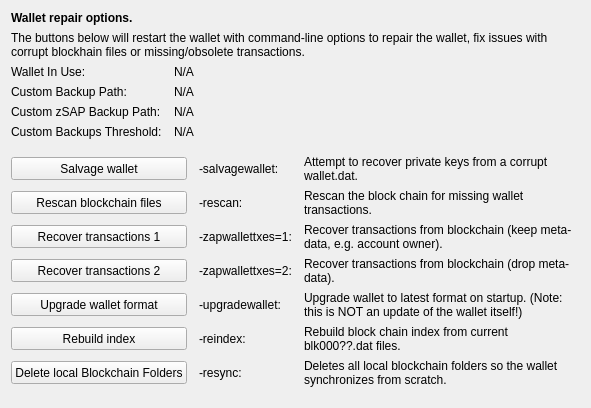
     <widget class="QWidget" name="tab_repair">
      <attribute name="title">
       <string>&amp;Wallet Repair</string>
      </attribute>
      <layout class="QGridLayout" name="gridLayout_4" columnstretch="0,0,0,0">
       <property name="horizontalSpacing">
        <number>12</number>
       </property>
       <item row="0" column="0" colspan="4">
        <widget class="QLabel" name="label_repair_header">
         <property name="font">
          <font>
           <weight>75</weight>
           <bold>true</bold>
          </font>
         </property>
         <property name="text">
          <string>Wallet repair options.</string>
         </property>
        </widget>
       </item>
       <item row="1" column="0" colspan="4">
        <widget class="QLabel" name="label_repair_helptext">
         <property name="font">
          <font>
           <weight>50</weight>
           <bold>false</bold>
          </font>
         </property>
         <property name="text">
          <string>The buttons below will restart the wallet with command-line options to repair the wallet, fix issues with corrupt blockhain files or missing/obsolete transactions.</string>
         </property>
         <property name="wordWrap">
          <bool>true</bool>
         </property>
        </widget>
       </item>
       <item row="2" column="0">
        <widget class="QLabel" name="wallet_path_label">
         <property name="text">
          <string>Wallet In Use:</string>
         </property>
        </widget>
       </item>
       <item row="2" column="1" colspan="3">
        <widget class="QLabel" name="wallet_path">
         <property name="cursor">
          <cursorShape>IBeamCursor</cursorShape>
         </property>
         <property name="text">
          <string>N/A</string>
         </property>
         <property name="textFormat">
          <enum>Qt::PlainText</enum>
         </property>
         <property name="textInteractionFlags">
          <set>Qt::LinksAccessibleByMouse|Qt::TextSelectableByKeyboard|Qt::TextSelectableByMouse</set>
         </property>
        </widget>
       </item>
       <item row="3" column="0">
        <widget class="QLabel" name="wallet_custombackuppath_label">
         <property name="text">
          <string>Custom Backup Path:</string>
         </property>
         <property name="visible">
          <bool>false</bool>
         </property>
        </widget>
       </item>
       <item row="3" column="1" colspan="3">
        <widget class="QLabel" name="wallet_custombackuppath">
         <property name="cursor">
          <cursorShape>IBeamCursor</cursorShape>
         </property>
         <property name="text">
          <string>N/A</string>
         </property>
         <property name="textFormat">
          <enum>Qt::PlainText</enum>
         </property>
         <property name="textInteractionFlags">
          <set>Qt::LinksAccessibleByMouse|Qt::TextSelectableByKeyboard|Qt::TextSelectableByMouse</set>
         </property>
         <property name="visible">
          <bool>false</bool>
         </property>
        </widget>
       </item>
       <item row="4" column="0">
        <widget class="QLabel" name="wallet_customzsapbackuppath_label">
         <property name="text">
          <string>Custom zSAP Backup Path:</string>
         </property>
         <property name="visible">
          <bool>false</bool>
         </property>
        </widget>
       </item>
       <item row="4" column="1" colspan="3">
        <widget class="QLabel" name="wallet_customzsapbackuppath">
         <property name="cursor">
          <cursorShape>IBeamCursor</cursorShape>
         </property>
         <property name="text">
          <string>N/A</string>
         </property>
         <property name="textFormat">
          <enum>Qt::PlainText</enum>
         </property>
         <property name="textInteractionFlags">
          <set>Qt::LinksAccessibleByMouse|Qt::TextSelectableByKeyboard|Qt::TextSelectableByMouse</set>
         </property>
         <property name="visible">
          <bool>false</bool>
         </property>
        </widget>
       </item>
       <item row="5" column="0">
        <widget class="QLabel" name="wallet_custombackupthreshold_label">
         <property name="text">
          <string>Custom Backups Threshold:</string>
         </property>
         <property name="visible">
          <bool>false</bool>
         </property>
        </widget>
       </item>
       <item row="5" column="1" colspan="3">
        <widget class="QLabel" name="wallet_custombackupthreshold">
         <property name="cursor">
          <cursorShape>IBeamCursor</cursorShape>
         </property>
         <property name="text">
          <string>N/A</string>
         </property>
         <property name="textFormat">
          <enum>Qt::PlainText</enum>
         </property>
         <property name="textInteractionFlags">
          <set>Qt::LinksAccessibleByMouse|Qt::TextSelectableByKeyboard|Qt::TextSelectableByMouse</set>
         </property>
         <property name="visible">
          <bool>false</bool>
         </property>
        </widget>
       </item>
       <item row="6" column="0">
        <spacer name="verticalSpacer_repair1">
         <property name="orientation">
          <enum>Qt::Vertical</enum>
         </property>
         <property name="sizeHint" stdset="0">
          <size>
           <width>10</width>
           <height>10</height>
          </size>
         </property>
        </spacer>
       </item>
       <item row="7" column="0" colspan="2">
        <widget class="QPushButton" name="btn_salvagewallet">
         <property name="minimumSize">
          <size>
           <width>100</width>
           <height>23</height>
          </size>
         </property>
         <property name="text">
          <string>Salvage wallet</string>
         </property>
        </widget>
       </item>
       <item row="7" column="2">
        <widget class="QLabel" name="label_repair_salvage_command">
         <property name="text">
          <string notr="true">-salvagewallet:</string>
         </property>
        </widget>
       </item>
       <item row="7" column="3">
        <widget class="QLabel" name="label_repair_salvage">
         <property name="text">
          <string>Attempt to recover private keys from a corrupt wallet.dat.</string>
         </property>
         <property name="wordWrap">
          <bool>true</bool>
         </property>
        </widget>
       </item>
       <item row="8" column="0" colspan="2">
        <widget class="QPushButton" name="btn_rescan">
         <property name="minimumSize">
          <size>
           <width>100</width>
           <height>23</height>
          </size>
         </property>
         <property name="text">
          <string>Rescan blockchain files</string>
         </property>
        </widget>
       </item>
       <item row="8" column="2">
        <widget class="QLabel" name="label_repair_rescan_command">
         <property name="text">
          <string notr="true">-rescan:</string>
         </property>
        </widget>
       </item>
       <item row="8" column="3">
        <widget class="QLabel" name="label_repair_rescan">
         <property name="text">
          <string>Rescan the block chain for missing wallet transactions.</string>
         </property>
         <property name="wordWrap">
          <bool>true</bool>
         </property>
        </widget>
       </item>
       <item row="9" column="0" colspan="2">
        <widget class="QPushButton" name="btn_zapwallettxes1">
         <property name="minimumSize">
          <size>
           <width>100</width>
           <height>23</height>
          </size>
         </property>
         <property name="text">
          <string>Recover transactions 1</string>
         </property>
        </widget>
       </item>
       <item row="9" column="2">
        <widget class="QLabel" name="label_repair_zap1_command">
         <property name="text">
          <string notr="true">-zapwallettxes=1:</string>
         </property>
        </widget>
       </item>
       <item row="9" column="3">
        <widget class="QLabel" name="label_repair_zap1">
         <property name="text">
          <string>Recover transactions from blockchain (keep meta-data, e.g. account owner).</string>
         </property>
         <property name="wordWrap">
          <bool>true</bool>
         </property>
        </widget>
       </item>
       <item row="10" column="0" colspan="2">
        <widget class="QPushButton" name="btn_zapwallettxes2">
         <property name="minimumSize">
          <size>
           <width>100</width>
           <height>23</height>
          </size>
         </property>
         <property name="text">
          <string>Recover transactions 2</string>
         </property>
        </widget>
       </item>
       <item row="10" column="2">
        <widget class="QLabel" name="label_repair_zap2_command">
         <property name="text">
          <string notr="true">-zapwallettxes=2:</string>
         </property>
        </widget>
       </item>
       <item row="10" column="3">
        <widget class="QLabel" name="label_repair_zap2">
         <property name="text">
          <string>Recover transactions from blockchain (drop meta-data).</string>
         </property>
         <property name="wordWrap">
          <bool>true</bool>
         </property>
        </widget>
       </item>
       <item row="11" column="0" colspan="2">
        <widget class="QPushButton" name="btn_upgradewallet">
         <property name="minimumSize">
          <size>
           <width>100</width>
           <height>23</height>
          </size>
         </property>
         <property name="text">
          <string>Upgrade wallet format</string>
         </property>
        </widget>
       </item>
       <item row="11" column="2">
        <widget class="QLabel" name="label_repair_upgrade_command">
         <property name="text">
          <string notr="true">-upgradewallet:</string>
         </property>
        </widget>
       </item>
       <item row="11" column="3">
        <widget class="QLabel" name="label_repair_upgrade">
         <property name="text">
          <string>Upgrade wallet to latest format on startup. (Note: this is NOT an update of the wallet itself!)</string>
         </property>
         <property name="wordWrap">
          <bool>true</bool>
         </property>
        </widget>
       </item>
       <item row="12" column="0" colspan="2">
        <widget class="QPushButton" name="btn_reindex">
         <property name="minimumSize">
          <size>
           <width>100</width>
           <height>23</height>
          </size>
         </property>
         <property name="text">
          <string>Rebuild index</string>
         </property>
        </widget>
       </item>
       <item row="12" column="2">
        <widget class="QLabel" name="label_repair_reindex_command">
         <property name="text">
          <string notr="true">-reindex:</string>
         </property>
        </widget>
       </item>
       <item row="12" column="3">
        <widget class="QLabel" name="label_repair_reindex">
         <property name="text">
          <string>Rebuild block chain index from current blk000??.dat files.</string>
         </property>
         <property name="wordWrap">
          <bool>true</bool>
         </property>
        </widget>
       </item>
       <item row="13" column="0" colspan="2">
        <widget class="QPushButton" name="btn_resync">
         <property name="minimumSize">
          <size>
           <width>100</width>
           <height>23</height>
          </size>
         </property>
         <property name="text">
          <string>Delete local Blockchain Folders</string>
         </property>
        </widget>
       </item>
       <item row="13" column="2">
        <widget class="QLabel" name="label_repair_resync_command">
         <property name="text">
          <string>-resync:</string>
         </property>
        </widget>
       </item>
       <item row="13" column="3">
        <widget class="QLabel" name="label_repair_resync">
         <property name="text">
          <string>Deletes all local blockchain folders so the wallet synchronizes from scratch.</string>
         </property>
         <property name="wordWrap">
          <bool>true</bool>
         </property>
        </widget>
       </item>
       <item row="14" column="0">
        <spacer name="verticalSpacer_repair2">
         <property name="orientation">
          <enum>Qt::Vertical</enum>
         </property>
         <property name="sizeHint" stdset="0">
          <size>
           <width>20</width>
           <height>10</height>
          </size>
         </property>
        </spacer>
       </item>
      </layout>
     </widget>
